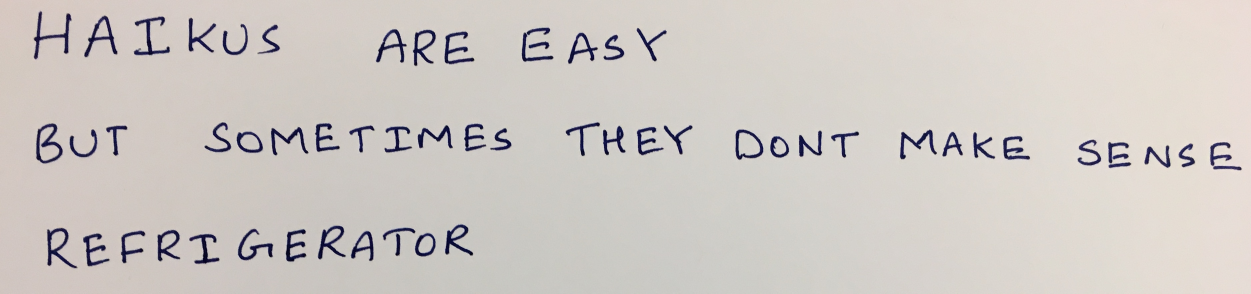
#> input picture Neural Networks for Recognition/images/03_haiku.jpg, 3753 x 880 px, given in place of sun_aztvjgubyrgvirup.jpg, which was not available (shown at 1/3 size)
$ python main.py
#> lines starting #> are read from the running program, lines starting #| are printed output that depends on the picture; pictures that were not available may be replaced by others from this repository, and a replacement may not be noted
#> in main, img is the input picture: PIL image 3753x880 RGB; mean R, G, B 206.8, 201.1, 196.8
### Spatial Pyramid Matching for Scene Classification/code/visual_words.py
import os, multiprocessing
from os.path import join, isfile

import numpy as np
from PIL import Image
import scipy.ndimage
import skimage.color
import sklearn.cluster


def extract_filter_responses(opts, img):
    '''
    Extracts the filter responses for the given image.

    [input]
    * opts    : options
    * img    : numpy.ndarray of shape (H,W) or (H,W,3)
    [output]
    * filter_responses: numpy.ndarray of shape (H,W,3F)
    '''

    filter_scales = opts.filter_scales
    # ----- TODO -----
    if len(img.shape) < 3:
        img = np.stack((img, img, img), axis=-1)
    img = skimage.color.rgb2lab(img)
#> img: shape (880, 3753, 3) float32; mean of channels 0, 1, 2 80.2, 1.4, 2.7

    filter_responses = []
    for scale in filter_scales:
        for c in range(3):
            filter_responses.append(scipy.ndimage.gaussian_filter(img[:, :, c], scale))
        for c in range(3):
            filter_responses.append(scipy.ndimage.gaussian_laplace(img[:, :, c], scale))
        for c in range(3):
            filter_responses.append(scipy.ndimage.gaussian_filter(img[:, :, c], scale, order=(0,1)))
        for c in range(3):
            filter_responses.append(scipy.ndimage.gaussian_filter(img[:, :, c], scale, order=(1,0)))
#> after the loop, filter_responses = 24 items

    filter_responses = np.stack(filter_responses, axis=-1)
    return filter_responses


# [22 lines left out: function compute_dictionary_one_image, not called in this run]


def compute_dictionary(opts, n_worker=1):
    '''
    Creates the dictionary of visual words by clustering using k-means.

    [input]
    * opts         : options
    * n_worker     : number of workers to process in parallel

    [saved]
    * dictionary : numpy.ndarray of shape (K,3F)
    '''

    data_dir = opts.data_dir
    feat_dir = opts.feat_dir
    out_dir = opts.out_dir
    K = opts.K

    train_files = open(join(data_dir, 'train_files.txt')).read().splitlines()
    # ----- TODO -----

    args = []
    for i, file in enumerate(train_files):
        args.append((i, join(data_dir, file), opts))
    p = multiprocessing.Pool(n_worker)
    p.starmap(compute_dictionary_one_image, args)

    filter_responses = []
    for i in range(len(train_files)):
        filter_responses.append(np.load(feat_dir + '/' + str(i) + '.npy'))
    filter_responses = np.vstack(filter_responses)
    kmeans = sklearn.cluster.KMeans(n_clusters=K).fit(filter_responses)
    dictionary = kmeans.cluster_centers_

    # example code snippet to save the dictionary
    np.save(join(out_dir, 'dictionary.npy'), dictionary)


# [19 lines left out: function get_visual_words, not called in this run]

### Spatial Pyramid Matching for Scene Classification/code/util.py
import numpy as np
import matplotlib.pyplot as plt
import multiprocessing

def get_num_CPU():
    '''
    Counts the number of CPUs available in the machine.
    '''
    return multiprocessing.cpu_count()

def display_filter_responses(opts, response_maps):
    '''
    Visualizes the filter response maps.

    [input]
    * response_maps: a numpy.ndarray of shape (H,W,3F)
    '''

    n_scale = len(opts.filter_scales)
    plt.figure(1)

    for i in range(n_scale*4):
        plt.subplot(n_scale, 4, i+1)
        resp = response_maps[:, :, i*3:i*3 + 3]
        resp_min = resp.min(axis=(0,1), keepdims=True)
        resp_max = resp.max(axis=(0,1), keepdims=True)
        resp = (resp - resp_min)/(resp_max - resp_min)
        plt.imshow(resp)
        plt.axis("off")
#> this loop made 8 passes
#> (resp_min, resp_max) on passes 1 to 8: ([[1.15, -2.52, -37.89]], [[91.57, 23.44, 9.84]]), ([[-25.65, -5.18, -5.01]], [[22.39, 3.42, 6.19]]), ([[-29.38, -6.57, -11.3]], [[28.4, 7.12, 10.36]]), ([[-25.39, -5.25, -8.62]], [[25.19, 5.57, 8.81]]), ([[2.39, -1.74, -35.14]], [[90.5, 21.35, 8.38]]), ([[-8.67, -2.07, -2.44]], [[8.85, 1.35, 3.22]]), ([[-15.43, -3.94, -7.24]], [[15.16, 4.28, 6.76]]), ([[-14.42, -3.29, -5.96]], [[13.85, 3.31, 6.13]])
#> pass 1, in display_filter_responses, `resp = response_maps[:, :, i*3:i*3 + 3]`:
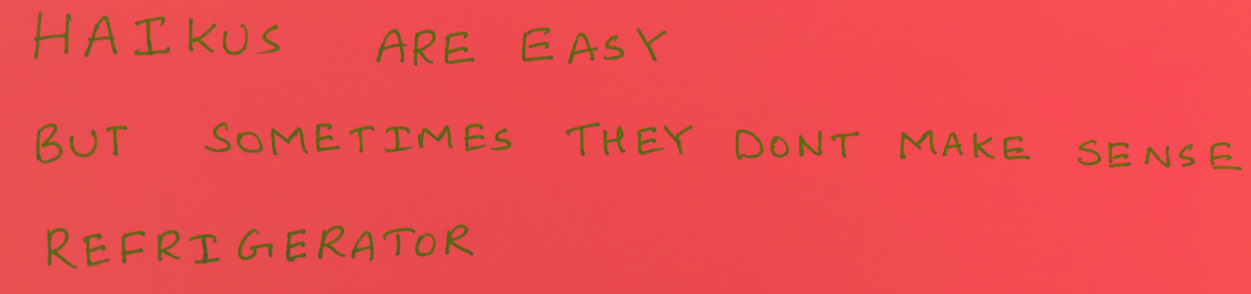
#> resp: shape (880, 3753, 3) float32 (shown at 1/3 size); mean of channels 0, 1, 2 80.2, 1.4, 2.7; drawn with min black and max white
#> pass 1, in display_filter_responses, `resp = (resp - resp_min)/(resp_max - resp_min)`:
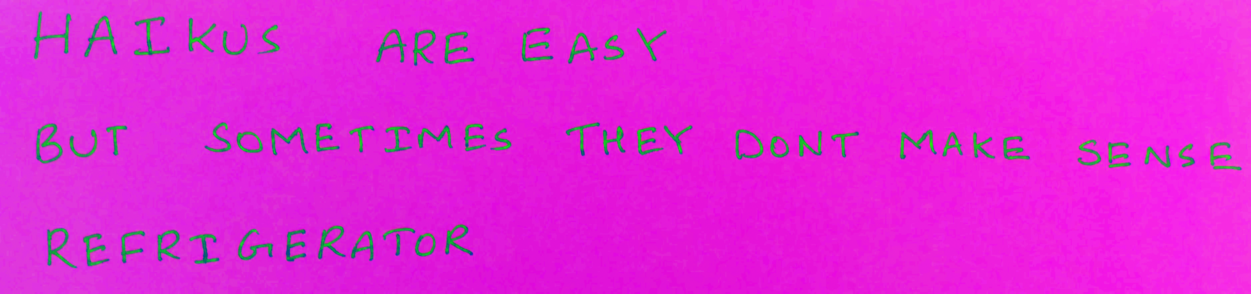
#> resp: shape (880, 3753, 3) float32 (shown at 1/3 size); mean of channels 0, 1, 2 0.892, 0.15, 0.84; drawn as R, G, B
#> pass 2, in display_filter_responses, `resp = response_maps[:, :, i*3:i*3 + 3]`:
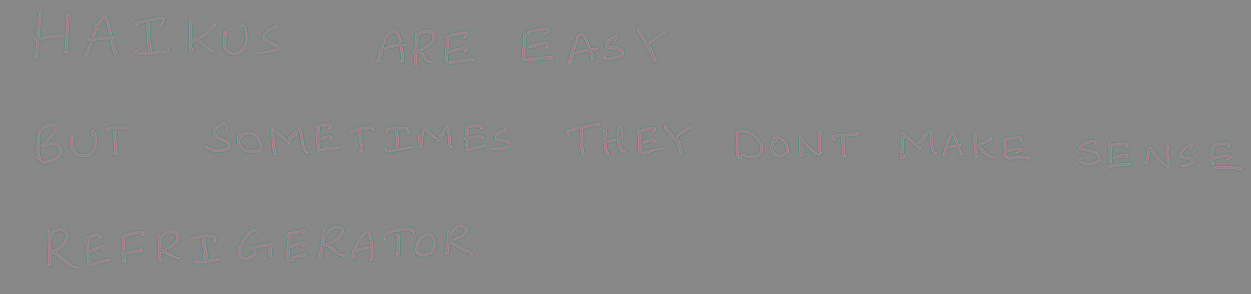
#> resp: shape (880, 3753, 3) float32 (shown at 1/3 size); mean of channels 0, 1, 2 0, 0, 0; drawn with min black and max white
#> pass 2, in display_filter_responses, `resp = (resp - resp_min)/(resp_max - resp_min)`:
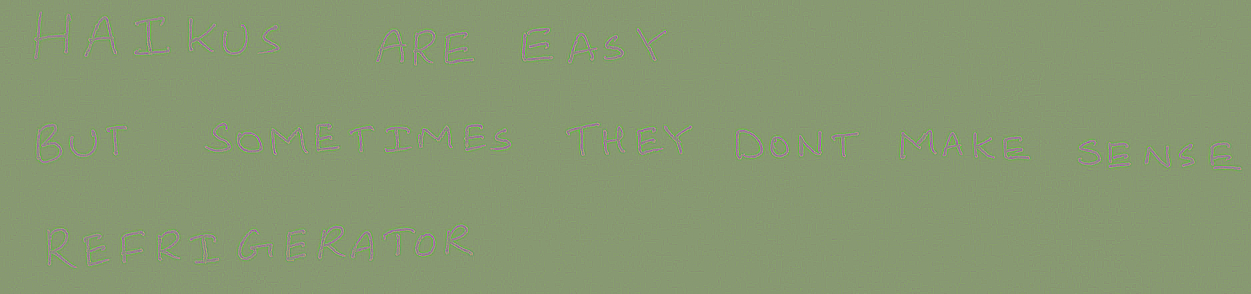
#> resp: shape (880, 3753, 3) float32 (shown at 1/3 size); mean of channels 0, 1, 2 0.523, 0.614, 0.454; drawn as R, G, B
#> after the loop:
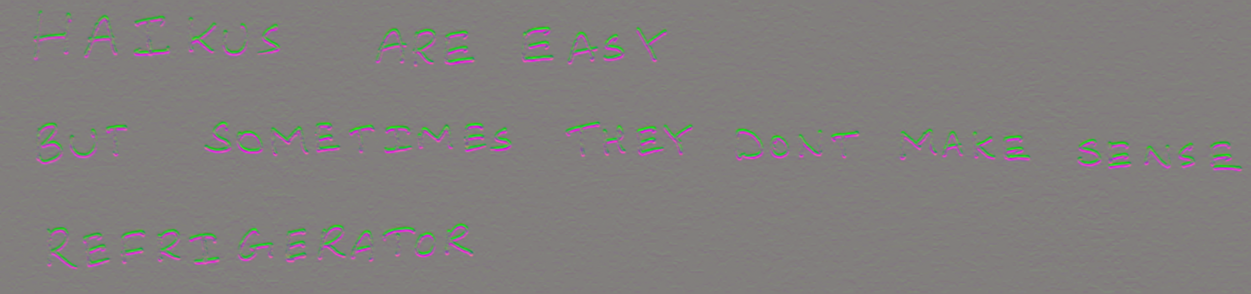
#> resp: shape (880, 3753, 3) float32 (shown at 1/3 size); mean of channels 0, 1, 2 0.502, 0.499, 0.498; drawn as R, G, B

    plt.subplots_adjust(left=0.05,right=0.95,top=0.95,bottom=0.05,wspace=0.05,hspace=0.05)
    plt.show()
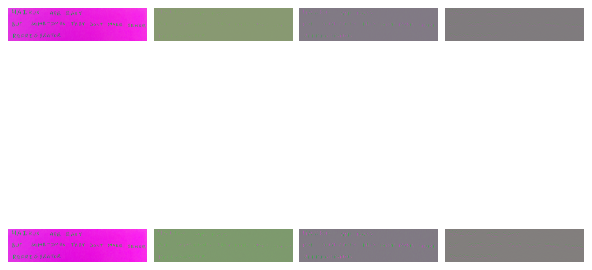
#> figure drawn by matplotlib, 8 panels

# [8 lines left out: function visualize_wordmap, not called in this run]

### Spatial Pyramid Matching for Scene Classification/code/opts.py
'''
Hyperparameters wrapped in argparse
This file contains most of tuanable parameters for this homework
You are asked to play around with them for Q3.1
It is recommended that you leave them as they are before getting to Q3.1

You can change the values by changing their default fields or by command-line
arguments. For example, "python main.py --filter-scales 2 5 --K 50"
'''

import argparse


def get_opts():
    parser = argparse.ArgumentParser(description='16-720 HW1: Scene Recognition')

    # Paths
    parser.add_argument('--data-dir', type=str, default='../data',
                        help='data folder')
    parser.add_argument('--feat-dir', type=str, default='../feat',
                        help='feature folder')
    parser.add_argument('--out-dir', type=str, default='.',
                        help='output folder')

    # Visual words (requires tuning)
    parser.add_argument('--filter-scales', nargs='+', type=float,
                        default=[1, 2],
                        help='a list of scales for all the filters')
    parser.add_argument('--K', type=int, default=10,
                        help='# of words')
    parser.add_argument('--alpha', type=int, default=25,
                        help='Using only a subset of alpha pixels in each image')

    # Recognition system (requires tuning)
    parser.add_argument('--L', type=int, default=1,
                        help='# of layers in spatial pyramid matching (SPM)')

    # Additional options (add your own hyperparameters here)

    ##
    opts = parser.parse_args()
    return opts

### Spatial Pyramid Matching for Scene Classification/code/main.py
from os.path import join

import numpy as np
from PIL import Image
import matplotlib.pyplot as plt

import util
import visual_words
import visual_recog
from opts import get_opts


def main():
    opts = get_opts()

    # Q1.1
    img_path = join(opts.data_dir, 'aquarium/sun_aztvjgubyrgvirup.jpg')
    img = Image.open(img_path)
    img = np.array(img).astype(np.float32)/255
    filter_responses = visual_words.extract_filter_responses(opts, img)
    util.display_filter_responses(opts, filter_responses)

    # Q1.2
    n_cpu = util.get_num_CPU()
    visual_words.compute_dictionary(opts, n_worker=n_cpu)

    # Q1.3
    img_path = join(opts.data_dir, 'aquarium/sun_afnayhseouzvkhni.jpg')
    img = Image.open(img_path)
    img = np.array(img).astype(np.float32)/255
    dictionary = np.load(join(opts.out_dir, 'dictionary.npy'))
    wordmap = visual_words.get_visual_words(opts, img, dictionary)
    util.visualize_wordmap(wordmap)

    # Q2.1-2.4
    n_cpu = util.get_num_CPU()
    visual_recog.build_recognition_system(opts, n_worker=n_cpu)

    # Q2.5
    n_cpu = util.get_num_CPU()
    conf, accuracy = visual_recog.evaluate_recognition_system(opts, n_worker=n_cpu)

    print(conf)
    print(accuracy)
    np.savetxt(join(opts.out_dir, 'confmat.csv'), conf, fmt='%d', delimiter=',')
    np.savetxt(join(opts.out_dir, 'accuracy.txt'), [accuracy], fmt='%g')


if __name__ == '__main__':
#> (the run stopped early here; a loop or call above may not have finished)
